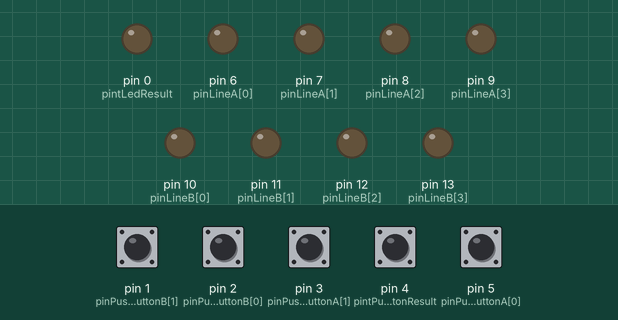
This sketch was run on a simulated Arduino Uno, built with avr-gcc and run on an emulated ATmega328P. On the bench: output pins drawn as LEDs (lit = HIGH). Dashed ring = blinking. The test bench sets the inputs (shaded band); at power-on: pin 1 (pinPushbuttonB[1]), pin 2 (pinPushbuttonB[0]), pin 3 (pinPushbuttonA[1]), pin 4 (pintPushbuttonResult), pin 5 (pinPushbuttonA[0]) HIGH.

Above: at 1.2 s.
1.3 s: pin 1 (pinPushbuttonB[1]) pulled LOW for 1 s
At 2.8 s:
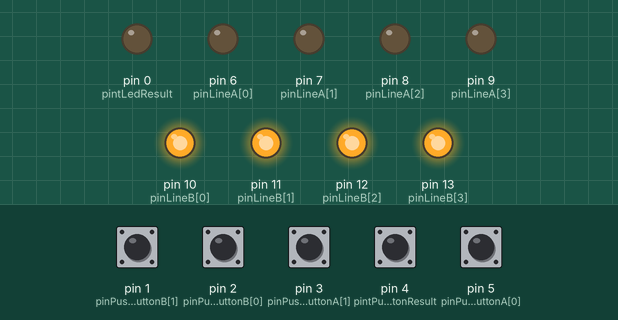
3.8 s: pin 3 (pinPushbuttonA[1]) pulled LOW for 0.25 s
At 4.3 s:
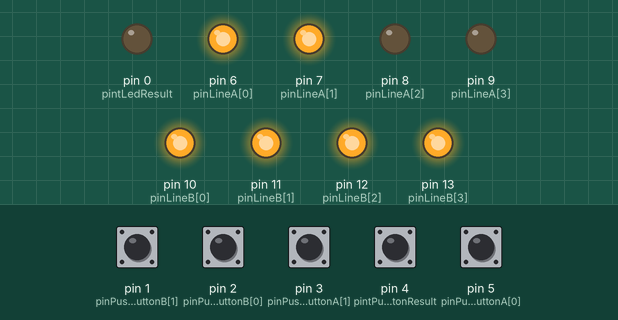
5.5 s: pin 2 (pinPushbuttonB[0]) pulled LOW for 0.25 s
At 6.8 s:
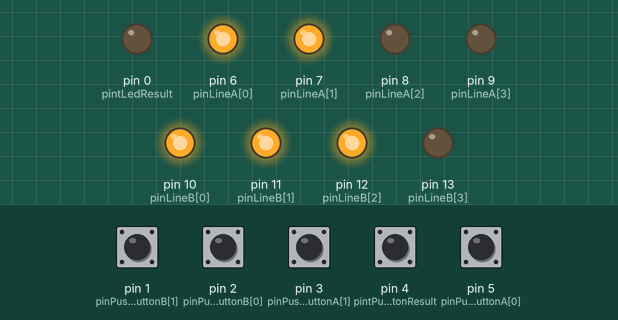
7.2 s: pin 4 (pintPushbuttonResult) pulled LOW for 0.25 s
At 8.0 s:
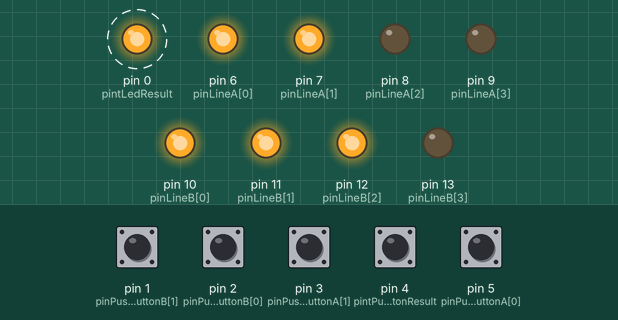
Timing chart, 0 to 11.4 s (numbered marks = the images above; inputs shaded):
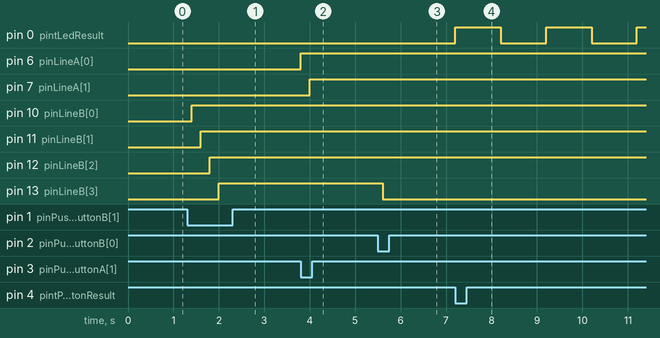

The sketch:

main.ino
```cpp
int pinPushbuttonA[2] = {5, 3};
int pinPushbuttonB[2] = {2, 1};
int pinLineA[4] = {6, 7, 8, 9};
int pinLineB[4] = {10, 11, 12, 13};
const int pintPushbuttonResult = 4;
const int pintLedResult = 0;
int numA = 0;
int numB = 0;
int result = 0;

void setup()
{
  for (int i = 0; i < 2; i++) {
    pinMode(pinPushbuttonA[i], INPUT_PULLUP);
    pinMode(pinPushbuttonB[i], INPUT_PULLUP);
  }

  for (int i = 0; i < 4; i++) {
    pinMode(pinLineA[i], OUTPUT);
    pinMode(pinLineB[i], OUTPUT);
  }

  pinMode(pintPushbuttonResult, INPUT_PULLUP);
  pinMode(pintLedResult, OUTPUT);
}

void loop()
{
  numA = lineControl(pinPushbuttonA, pinLineA, numA);
  numB = lineControl(pinPushbuttonB, pinLineB, numB);

  if (! digitalRead(pintPushbuttonResult)) {
    result = numA + numB;
    for (int i = 0; i < result; i++) {
      digitalWrite(pintLedResult, HIGH);
      delay(1000);
      digitalWrite(pintLedResult, LOW);
      delay(1000);
    }
  }

  delay(200);
}

int lineControl(int pinPushbutton[2], int pinLine[4], int num)
{
  if (! digitalRead(pinPushbutton[0]) && num > 0) {
    num--;
    digitalWrite(pinLine[num], LOW);
  }

  if (! digitalRead(pinPushbutton[1]) && num < 4) {
    digitalWrite(pinLine[num], HIGH);
    num++;
  }
  return num;
}
```

Measured:
- after the input at 1.3 s, pin 10 (pinLineB[0]): LOW → HIGH after 0.10 s; pin 11 (pinLineB[1]): LOW → HIGH after 0.30 s; pin 12 (pinLineB[2]): LOW → HIGH after 0.50 s; pin 13 (pinLineB[3]): LOW → HIGH after 0.70 s
- after the input at 3.8 s, pin 6 (pinLineA[0]): LOW → HIGH at once; pin 7 (pinLineA[1]): LOW → HIGH after 0.20 s
- after the input at 5.5 s, pin 13 (pinLineB[3]): HIGH → LOW after 0.10 s
- after the input at 7.2 s, pin 0 (pintLedResult): alternates HIGH for 1.0 s and LOW for 1.0 s, starting at once
